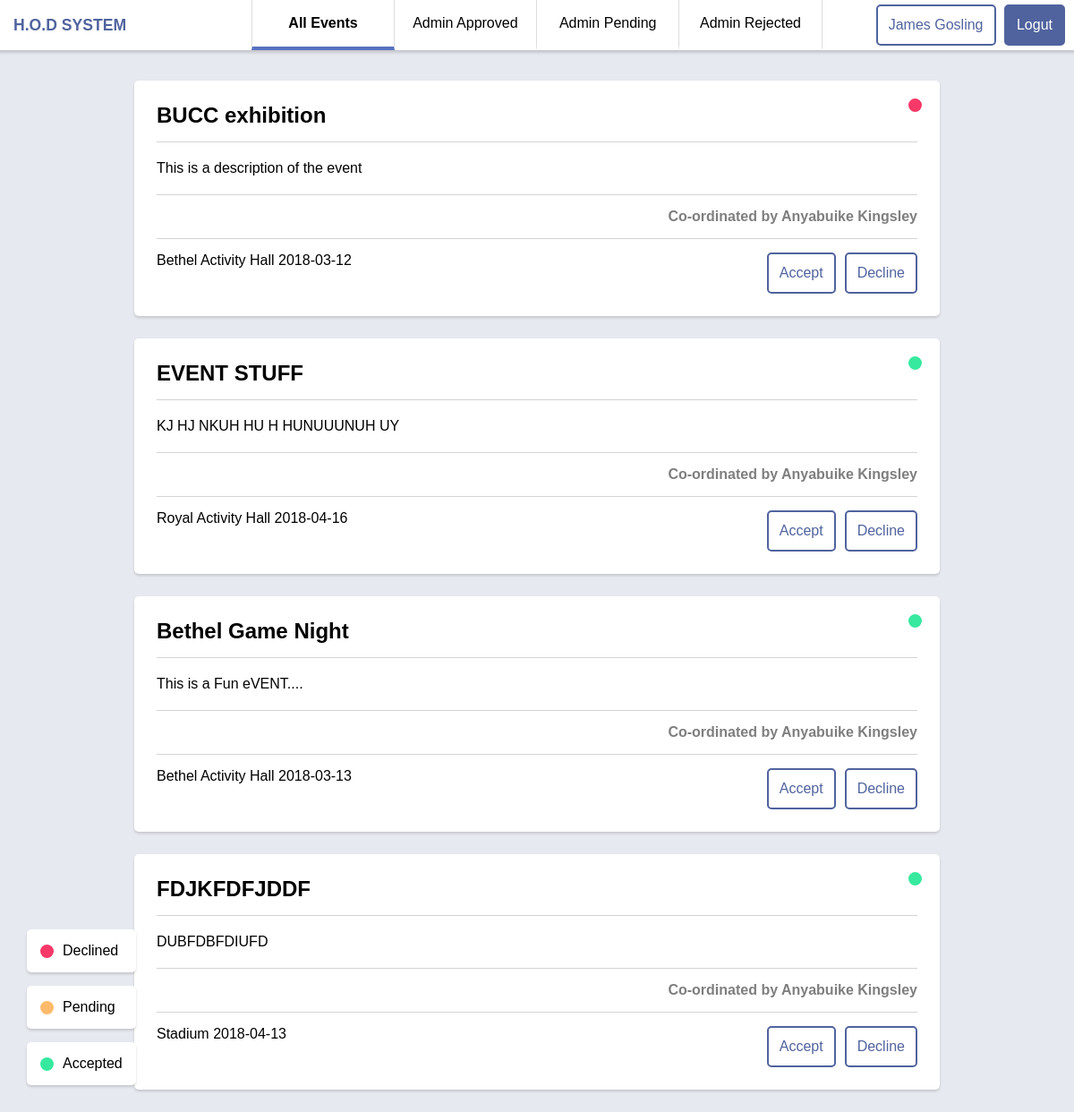
Screenshot of /eventHod/page.php (signed in) with the database file from the repository.
### tables this page shows
CREATE TABLE IF NOT EXISTS `t_hods` (
  `h_ID` int(10) unsigned NOT NULL AUTO_INCREMENT,
  `h_Firstname` varchar(30) NOT NULL,
  `h_Lastname` varchar(30) NOT NULL,
  `h_Username` varchar(30) NOT NULL,
  `h_Password` varchar(30) NOT NULL,
  `d_ID` int(10) NOT NULL,
  PRIMARY KEY (`h_ID`)
);

CREATE TABLE IF NOT EXISTS `t_events` (
  `e_ID` int(10) unsigned NOT NULL AUTO_INCREMENT,
  `e_Title` varchar(30) NOT NULL,
  `e_Description` text NOT NULL,
  `e_Date` date NOT NULL,
  `e_Venue` varchar(50) NOT NULL,
  `e_HodApproved` int(1) NOT NULL,
  `e_AdminApproved` int(1) NOT NULL,
  `s_ID` int(10) NOT NULL,
  `d_ID` int(10) NOT NULL,
  PRIMARY KEY (`e_ID`)
);

CREATE TABLE IF NOT EXISTS `t_students` (
  `s_ID` int(10) unsigned NOT NULL AUTO_INCREMENT,
  `s_Firstname` varchar(30) NOT NULL,
  `s_Lastname` varchar(30) NOT NULL,
  `s_Matric` varchar(7) NOT NULL,
  `d_ID` int(10) NOT NULL,
  PRIMARY KEY (`s_ID`)
);

### eventHod/php/getEntities.php (called while the page is built, shortened)
<?php
    $queryUser = "SELECT * FROM t_hods WHERE h_Username = '".$_SESSION['username2']."'";
    $userResult = @mysqli_query($dbc,$queryUser);
    if($userResult){
        while($row = mysqli_fetch_array($userResult)){
            $activeUser = $row['h_Firstname']." ".$row['h_Lastname'];
            $deptID = $row['d_ID'];
        }
    }
    function getUserById($userId,$db,$tName){
        $user = '';
        if($tName == 't_students'){
            $id = 's_ID';
        }else if ($tName == 't_departments'){
            $id = 'd_ID';
        }else {
            $id = 'h_ID';
        }
        $userQuery = "SELECT * FROM $tName WHERE $id = $userId";
        $userResult = @mysqli_query($db,$userQuery);
        if($userResult){
            while($row = mysqli_fetch_array($userResult)){
                if($tName == 't_students'){
                    $user = $row['s_Lastname']." ".$row['s_Firstname'];
                }else if ($tName == 't_departments'){
                    $user = $row['d_Name'];
                }else{
                    $user = $row['h_Lastname']." ".$row['h_Firstname'];
                }
            }
            return $user;
        }
    }
    function getStatus($target){
        if($target == 1){
            return "approved";
        }else if($target == 2){
            return "pending";
        }else{
            return "declined";
        }
    }
?>

### eventHod/php/handlePage.php (the view, shortened to what this page needs)
<?php
    require_once('connect.php');
    require_once('getEntities.php');
    $events = "";
    $queryEvents = "SELECT * FROM t_events where d_ID = $deptID";
    $eventsResults = @mysqli_query($dbc, $queryEvents);
    if($eventsResults){
        while($row = mysqli_fetch_array($eventsResults)){
            $events .= "
            <article>
                <div class='status ".getStatus($row['e_AdminApproved'])."'></div>
                <h2>
                    ".$row['e_Title']."
                </h2>
                <p class='text'>
                    ".$row['e_Description']."
                </p>
                <p class='host'>Co-ordinated by ".getUserById($row['s_ID'],$dbc,'t_students')."</p>
                <section>
                    <div class='stats'>
                        <span>
                            ".$row['e_Venue']."
                        </span>
                        <span>
                            ".$row['e_Date']."
                        </span>
                    </div>
                    <div class='options'>
                        <div class='accept' id='acc".$row['e_ID']."' onClick='setResponse(this, 1,\"rej".$row['e_ID']."\")'>Accept</div>
                        <div class='reject' id='rej".$row['e_ID']."' onClick='setResponse(this, 3,\"acc".$row['e_ID']."\")'>Decline</div>
                    </div>
                </section>
            </article>";
        }
    }else{
        echo "Error getting Events".mysqli_error($dbc);
    }
?>

### eventHod/page.php (shortened to what this page needs)
<?php
   require_once('./php/handlePage.php');
?>
<!DOCTYPE html>
<html lang="en">
<head>
    <link rel="stylesheet" href="css/page.css">
</head>
<body>
    <header>
        <div class="logo">
            H.O.D SYSTEM
        </div>
        <div class="menu">
            <ul>
                <li><span id="0" class="filter active">All Events</span></li>
                <li><span id="1" class="filter">Admin Approved</span></li>
                <li><span id="2" class="filter">Admin Pending</span></li>
                <li><span id="3" class="filter">Admin Rejected</span></li>
            </ul>
        </div>
        <div class="buttons">
            <a href="#" class="button"><?php echo $activeUser ?></a>
            <a href="login.php" class="button">Logut</a>
        </div>
    </header>
    <div id="section">
        <?php echo $events ?>
    </div>
    <div class="legend">
        <ul>
            <li>
                <div class="status leg declined"></div>
                <div>Declined<div>
            </li>
            <li>
                <div class="status leg pending"></div>
                <div>Pending<div>
            </li>
            <li>
                <div class="status leg approved"></div>
                <div>Accepted<div>
            </li>
        </ul>
    </div>
</body>
</html>

### eventHod/css/page.css (style rules this page uses)
* { margin:0; padding: 0; text-decoration: none; list-style: none; box-sizing: border-box; font-family: Arial, Helvetica, sans-serif; }
body { background: #e7e9f0; padding-top:65px; }
a { color: #000; }
header { display: flex; width:100%; position: fixed; top:0; left: 0; align-items: center; padding:0 10px; box-shadow: 0 1px 3px 2px rgba(0,0,0,0.15); background: #fff; z-index: 50; }
.logo, .buttons { width: 23%; }
.logo { color: #50639E; font-weight: bold; padding-left: 5px; font-size: 1.1em; }
.menu { flex:1; }
.menu ul { display: flex; }
.menu li { flex:1; text-align: center; }
.menu li span { display: block; color: #000; padding: 17px; cursor: pointer; border-right: 1px solid #dddddd; border-bottom: 4px solid #fff; }
.menu li:first-child span { border-left: 1px solid #dddddd; }
header .active { border-bottom: 4px solid rgb(87, 113, 190) !important; font-weight: bold; }
.buttons { text-align: right; }
.button { padding: 12px; border-radius: 5px; display: inline-block; border:2px solid #50639E; color: #50639E; margin-left: 5px; }
.button:last-child { background: #50639E; color:#fff; }
article { width: 90%; max-width: 900px; margin: 25px auto; border-radius: 5px; background: #fff; box-shadow:0 2px 3px rgba(0,0,0,0.15); padding: 25px; position: relative; }
article .text { border-top:1px solid #d4d4d4; border-bottom:1px solid #d4d4d4; padding:15px 0; line-height: 28px; margin: 15px 0; }
article .host { opacity: 0.5; font-weight: bold; text-align: right }
article section { border-top:1px solid #d4d4d4; margin-top:15px; display: flex; justify-content: space-between; padding-top:15px; }
.options { display: flex; }
.options div { padding:12px; border-radius: 5px; border:2px solid #50639E; color: #50639E; margin-left:10px; cursor: pointer; }
.status { position: absolute; top:20px; right:20px; width:15px; height:15px; border-radius: 10px; background: #E7E9F0; }
.legend { position: fixed; left:30px; bottom:30px; }
.legend li { display: flex; align-items: center; margin-top:15px; background: #fff; padding:15px; box-shadow: 0 2px 3px rgba(0,0,0,0.15); border-radius: 5px; }
.leg { position: static; margin-right:10px; width:15px; height:15px; }
.declined { background: rgb(247, 56, 104); }
.pending { background: #ffba6b; }
.approved { background: #36e99e; }

### rows the page displays
t_hods: activeUser "James Gosling"
t_events: e_AdminApproved 3 (drawn), e_Title "BUCC exhibition", e_Description "This is a description of the event", s_ID.s_Firstname "Anyabuike Kingsley", e_Venue "Bethel Activity Hall", e_Date "2018-03-12"
t_events: e_AdminApproved 1 (drawn), e_Title "EVENT STUFF", e_Description "KJ HJ NKUH HU H HUNUUUNUH UY", s_ID.s_Firstname "Anyabuike Kingsley", e_Venue "Royal Activity Hall", e_Date "2018-04-16"
t_events: e_AdminApproved 1 (drawn), e_Title "Bethel Game Night", e_Description "This is a Fun eVENT....", s_ID.s_Firstname "Anyabuike Kingsley", e_Venue "Bethel Activity Hall", e_Date "2018-03-13"
t_events: e_AdminApproved 1 (drawn), e_Title "FDJKFDFJDDF", e_Description "DUBFDBFDIUFD", s_ID.s_Firstname "Anyabuike Kingsley", e_Venue "Stadium", e_Date "2018-04-13"
